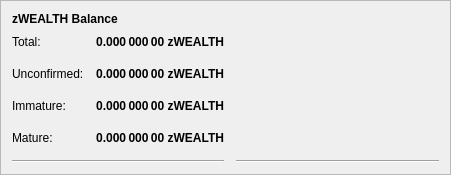
         <widget class="QFrame" name="frame_4">
          <property name="geometry">
           <rect>
            <x>0</x>
            <y>0</y>
            <width>451</width>
            <height>171</height>
           </rect>
          </property>
          <property name="frameShape">
           <enum>QFrame::StyledPanel</enum>
          </property>
          <property name="frameShadow">
           <enum>QFrame::Raised</enum>
          </property>
          <layout class="QVBoxLayout" name="verticalLayout_7">
           <item>
            <layout class="QHBoxLayout" name="horizontalLayout_8" stretch="0">
             <item>
              <widget class="QLabel" name="label_5z_3">
               <property name="maximumSize">
                <size>
                 <width>16777215</width>
                 <height>20</height>
                </size>
               </property>
               <property name="font">
                <font>
                 <weight>75</weight>
                 <bold>true</bold>
                </font>
               </property>
               <property name="text">
                <string>zWEALTH Balance</string>
               </property>
              </widget>
             </item>
            </layout>
           </item>
           <item>
            <layout class="QGridLayout" name="gridLayout_5">
             <property name="spacing">
              <number>12</number>
             </property>
             <item row="4" column="0">
              <widget class="QLabel" name="labelzBalanceMatureText">
               <property name="toolTip">
                <string>Mature: more than 20 confirmation and more than 1 mints of the same denomination after it was minted.
These zWEALTH are spendable.</string>
               </property>
               <property name="text">
                <string>Mature:</string>
               </property>
              </widget>
             </item>
             <item row="5" column="0" colspan="2">
              <widget class="Line" name="lineSpendableBalance_5">
               <property name="orientation">
                <enum>Qt::Horizontal</enum>
               </property>
              </widget>
             </item>
             <item row="1" column="1">
              <widget class="QLabel" name="labelzBalance">
               <property name="font">
                <font>
                 <weight>75</weight>
                 <bold>true</bold>
                </font>
               </property>
               <property name="cursor">
                <cursorShape>IBeamCursor</cursorShape>
               </property>
               <property name="toolTip">
                <string>All available zWEALTH, unconfirmed and immature zWEALTH included.</string>
               </property>
               <property name="text">
                <string notr="true">0.000 000 00 zWEALTH</string>
               </property>
               <property name="alignment">
                <set>Qt::AlignRight|Qt::AlignTrailing|Qt::AlignVCenter</set>
               </property>
               <property name="textInteractionFlags">
                <set>Qt::LinksAccessibleByMouse|Qt::TextSelectableByKeyboard|Qt::TextSelectableByMouse</set>
               </property>
              </widget>
             </item>
             <item row="5" column="2">
              <widget class="Line" name="lineWatchBalance_5">
               <property name="sizePolicy">
                <sizepolicy hsizetype="Preferred" vsizetype="Fixed">
                 <horstretch>0</horstretch>
                 <verstretch>0</verstretch>
                </sizepolicy>
               </property>
               <property name="minimumSize">
                <size>
                 <width>140</width>
                 <height>0</height>
                </size>
               </property>
               <property name="orientation">
                <enum>Qt::Horizontal</enum>
               </property>
              </widget>
             </item>
             <item row="1" column="0">
              <widget class="QLabel" name="labelzBalanceText">
               <property name="toolTip">
                <string>All available zWEALTH, unconfirmed and immature zWEALTH included.</string>
               </property>
               <property name="text">
                <string>Total:</string>
               </property>
              </widget>
             </item>
             <item row="1" column="2">
              <spacer name="horizontalSpacer_8">
               <property name="orientation">
                <enum>Qt::Horizontal</enum>
               </property>
               <property name="sizeHint" stdset="0">
                <size>
                 <width>40</width>
                 <height>20</height>
                </size>
               </property>
              </spacer>
             </item>
             <item row="4" column="2">
              <spacer name="horizontalSpacer_4">
               <property name="orientation">
                <enum>Qt::Horizontal</enum>
               </property>
               <property name="sizeHint" stdset="0">
                <size>
                 <width>40</width>
                 <height>20</height>
                </size>
               </property>
              </spacer>
             </item>
             <item row="4" column="1">
              <widget class="QLabel" name="labelzBalanceMature">
               <property name="font">
                <font>
                 <weight>75</weight>
                 <bold>true</bold>
                </font>
               </property>
               <property name="toolTip">
                <string>Mature: more than 20 confirmation and more than 1 mints of the same denomination after it was minted.
These zWEALTH are spendable.</string>
               </property>
               <property name="text">
                <string>0.000 000 00 zWEALTH</string>
               </property>
               <property name="alignment">
                <set>Qt::AlignRight|Qt::AlignTrailing|Qt::AlignVCenter</set>
               </property>
              </widget>
             </item>
             <item row="2" column="0">
              <widget class="QLabel" name="labelzBalanceUnconfirmedText">
               <property name="toolTip">
                <string>Unconfirmed: less than 20 confirmations
Immature: confirmed, but less than 1 mints of the same denomination after it was minted</string>
               </property>
               <property name="text">
                <string>Unconfirmed:</string>
               </property>
              </widget>
             </item>
             <item row="2" column="1">
              <widget class="QLabel" name="labelzBalanceUnconfirmed">
               <property name="font">
                <font>
                 <weight>75</weight>
                 <bold>true</bold>
                </font>
               </property>
               <property name="toolTip">
                <string>Unconfirmed: less than 20 confirmations
Immature: confirmed, but less than 1 mints of the same denomination after it was minted</string>
               </property>
               <property name="text">
                <string>0.000 000 00 zWEALTH</string>
               </property>
               <property name="alignment">
                <set>Qt::AlignRight|Qt::AlignTrailing|Qt::AlignVCenter</set>
               </property>
              </widget>
             </item>
             <item row="2" column="2">
              <spacer name="horizontalSpacer_5">
               <property name="orientation">
                <enum>Qt::Horizontal</enum>
               </property>
               <property name="sizeHint" stdset="0">
                <size>
                 <width>40</width>
                 <height>20</height>
                </size>
               </property>
              </spacer>
             </item>
             <item row="3" column="0">
              <widget class="QLabel" name="labelzBalanceImmatureText">
               <property name="toolTip">
                <string>Unconfirmed: less than 20 confirmations
Immature: confirmed, but less than 1 mints of the same denomination after it was minted</string>
               </property>
               <property name="text">
                <string>Immature:</string>
               </property>
              </widget>
             </item>
             <item row="3" column="1">
              <widget class="QLabel" name="labelzBalanceImmature">
               <property name="font">
                <font>
                 <weight>75</weight>
                 <bold>true</bold>
                </font>
               </property>
               <property name="toolTip">
                <string>Unconfirmed: less than 20 confirmations
Immature: confirmed, but less than 1 mints of the same denomination after it was minted</string>
               </property>
               <property name="text">
                <string>0.000 000 00 zWEALTH</string>
               </property>
               <property name="alignment">
                <set>Qt::AlignRight|Qt::AlignTrailing|Qt::AlignVCenter</set>
               </property>
              </widget>
             </item>
             <item row="3" column="2">
              <spacer name="horizontalSpacer_7">
               <property name="orientation">
                <enum>Qt::Horizontal</enum>
               </property>
               <property name="sizeHint" stdset="0">
                <size>
                 <width>40</width>
                 <height>20</height>
                </size>
               </property>
              </spacer>
             </item>
            </layout>
           </item>
          </layout>
         </widget>
